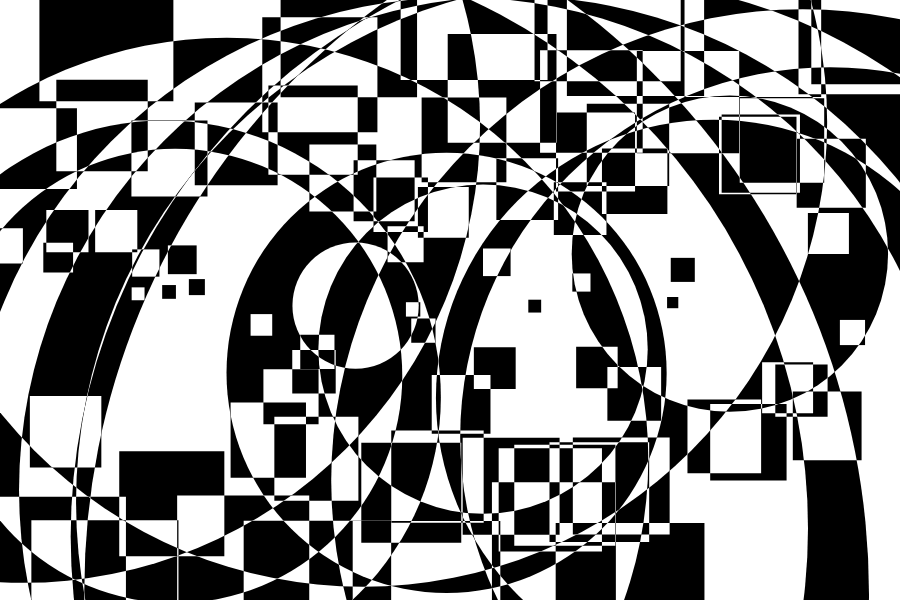
Frame 1 (no input)
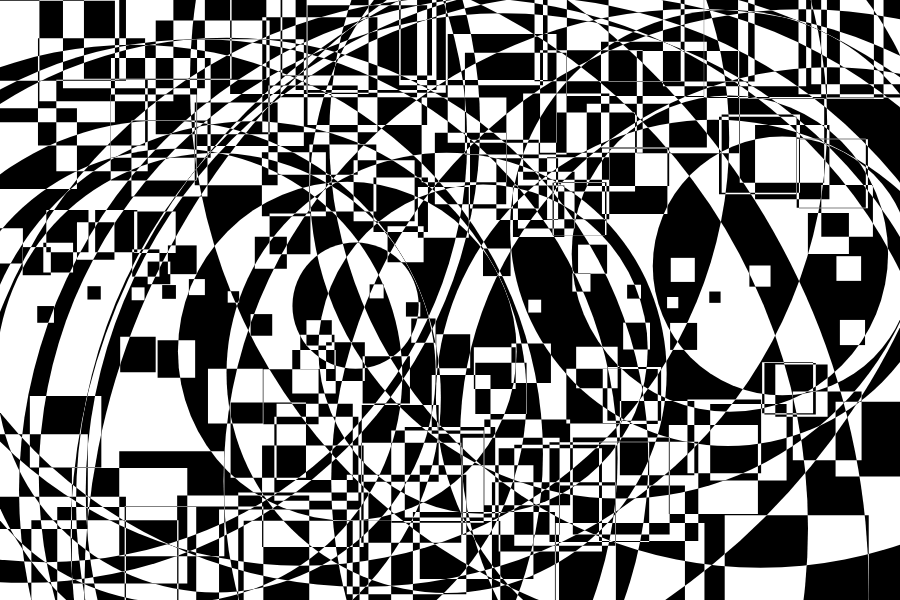
Frame 2 (the mouse pressed at the canvas centre, redrawn once)

The p5.js sketch that drew these frames (run headless with seeded random() and noise() and a simulated clock; the mouse was pressed at the canvas centre and the sketch redrawn once):

// p5.js sketch
// ── sketch.js
/* exported setup, draw, keyPressed */

/**
 * 'Contrast', by H.Scheidl
 * Part of Dear-Gen project.
 */

// A monochromatic drawing. This is the version printed
// To experiment with other colors, change the assignment
// of
// let palette = palette1;
// to
// let palette = palette2;
// or
// let palette = palette3;
const palette1 = ['#0'];
// eslint-disable-next-line no-unused-vars
const palette2 = ['#FF3111', '#0F009EF'];
// eslint-disable-next-line no-unused-vars
const palette3 = [
  '#CF8840',
  '#8D2538',
  '#6C3C25',
  '#FEAE5D',
  '#BB4D1A',
  '#BF4342',
  '#8C1C13',
  '#EB803C',
  '#CD7B31',
];

const palette = palette1;
let w2;
let h2;

function setup() {
  createCanvas(900, 600);
  h2 = height / 2;
  w2 = width / 2;
  rectMode(CENTER);
  ellipseMode(CENTER);
}

function draw() {
  background(255);
  blendMode(DIFFERENCE);
  translate(w2, h2);
  for (let i = 0; i < 100; i++) {
    const p = randomGaussian();
    const x = p * width * 4;
    if (x < -w2 || x > w2) {
      i--;
      continue;
    }

    const y = 1 * height * randomGaussian();
    if (y > h2 || y < -h2) {
      i--;
      continue;
    }
    const s = map(abs(y), 0, +h2, 10, 150);
    fill(palette[i % palette.length]);
    if (random() < 0.2) circle(x, y, s * 10);
    else rect(x, y, s, s);
  }
  noLoop();
}

/**
 * Use 'r' to run a new iteration of the drawing.
 * This will increase the details.
 */
function keyPressed() {
  if (key === 'r') loop();
}
